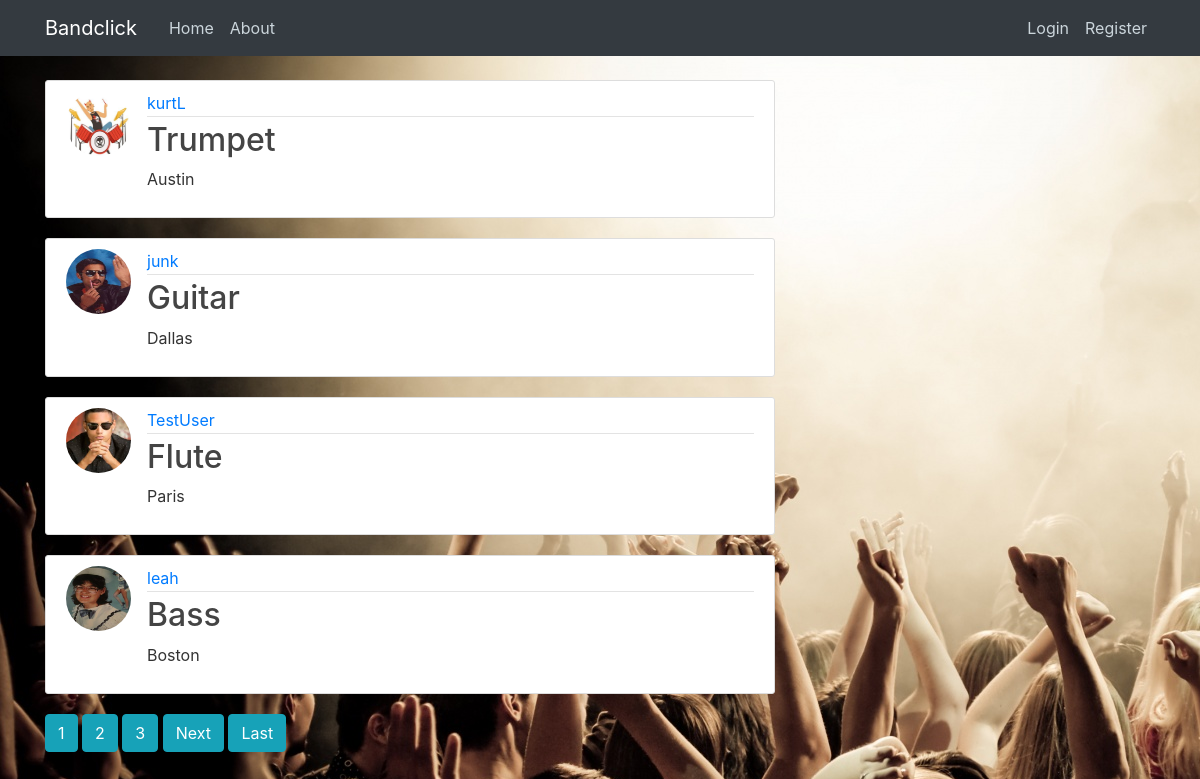
The page /profileSearch/ on the database as committed earlier.
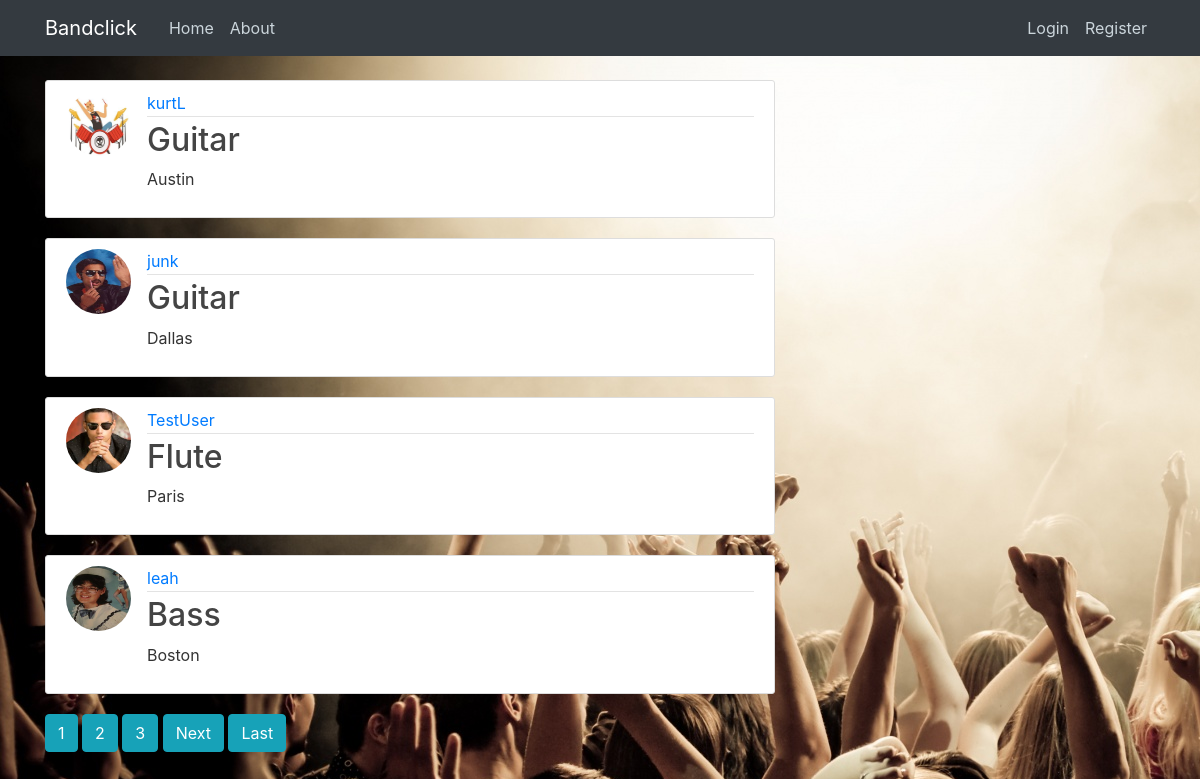
The same page on the database as committed later.
### users/models.py (models this page shows, shortened)
class Profile(models.Model):
    user = models.OneToOneField(User, on_delete=models.CASCADE)
    image = models.ImageField(default='default.jpg', upload_to='profile_pics')
    bio = models.CharField(max_length=1000, default='some bio string')
    city = models.CharField(max_length=300, default='Waxahatchie')
    instrument = models.CharField(max_length=300, default='bazooki')
    date_posted = models.DateTimeField(default=timezone.now)

### users/views.py (the view)
# urls.py: path('profileSearch/', ProfileListView.as_view(), name='profileSearch'),
class ProfileListView(ListView):
    model = Profile
    template_name = 'users/profileSearch.html'
    context_object_name = 'posts'
    ordering = ['-date_posted']
    paginate_by = 4
    def get_queryset(self):
        qs = self.model.objects.all()
        profile_filtered_list = ProfileFilter(self.request.GET, queryset=qs)
        return profile_filtered_list.qs

### users/templates/users/profileSearch.html (shortened to what this page needs)
{% extends "blog/base.html" %}
{% block content %}
    {% for post in posts %}
        <article class="media content-section">
            <img class="rounded-circle article-img" src="{{ post.user.profile.image.url }}">
            <div class="media-body">
                <div class="article-metadata">
                    <a class="mr-2" href="{% url 'profileDetail' post.id %}">{{ post.user.username }}</a>
                </div>
                <h2 class="article-title">{{ post.user.profile.instrument }}</h2>
                <p class="article-content">{{ post.user.profile.city }}</p>
            </div>
        </article>
    {% endfor %}
    {% if is_paginated %}
        {% for num in page_obj.paginator.page_range %}
            {% if page_obj.number == num %}
                <a class="btn btn-info mb-4" href="?page={{ num }}">{{ num }}</a>
            {% elif num > page_obj.number|add:'-3' and num < page_obj.number|add:'3' %}
                <a class="btn btn-info mb-4" href="?page={{ num }}">{{ num }}</a>
            {% endif %}
        {% endfor %}
        {% if page_obj.has_next %}
            <a class="btn btn-info mb-4" href="?page={{ page_obj.next_page_number }}">Next</a>
            <a class="btn btn-info mb-4" href="?page={{ page_obj.paginator.num_pages }}">Last</a>
        {% endif %}
    {% endif %}
{% endblock content %}

Rows that differ between the two databases and show on the page:
changed Profile "Austin": user.profile.instrument "Trumpet" → "Guitar"
